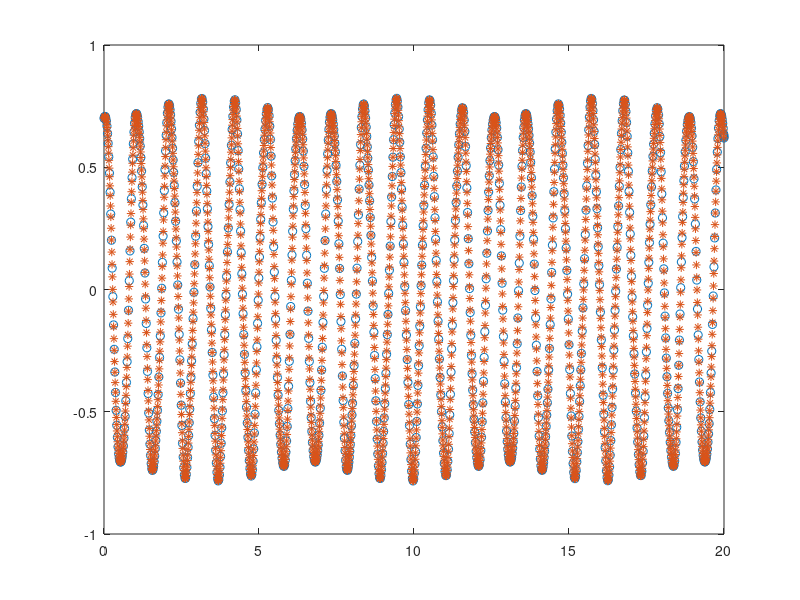

MATLAB code to generate this figure:
t=0:.01:20;
global omegan omegaf mo;
omegan = 6;
omegaf=17;
theta0= 0.7;
omega0=0.5;
mo=10;

function dy=forcedundampeddot(t,x)
  global omegan omegaf mo;
  dy = zeros(2,1);
  dy(1)= x(2);
  dy(2)= mo*cos(omegaf*t)-omegan^2*x(1);
end

theta=omega0/omegan*sin(omegan*t)+(theta0-(mo/(omegan^2-omegaf^2)))*cos(omegan*t)+(mo/(omegan^2-omegaf^2))*cos(omegaf*t);
thetaf=(mo/(omegan^2-omegaf^2))*cos(omegaf*t);

options = odeset('RelTol',1e-4,'AbsTol',[1e-4 1e-4]);
[TL,YL] = ode45(@forcedundampeddot,[0 20],[theta0 omega0],options);

plot(TL,YL(:,1),'o',t,theta,'*')

